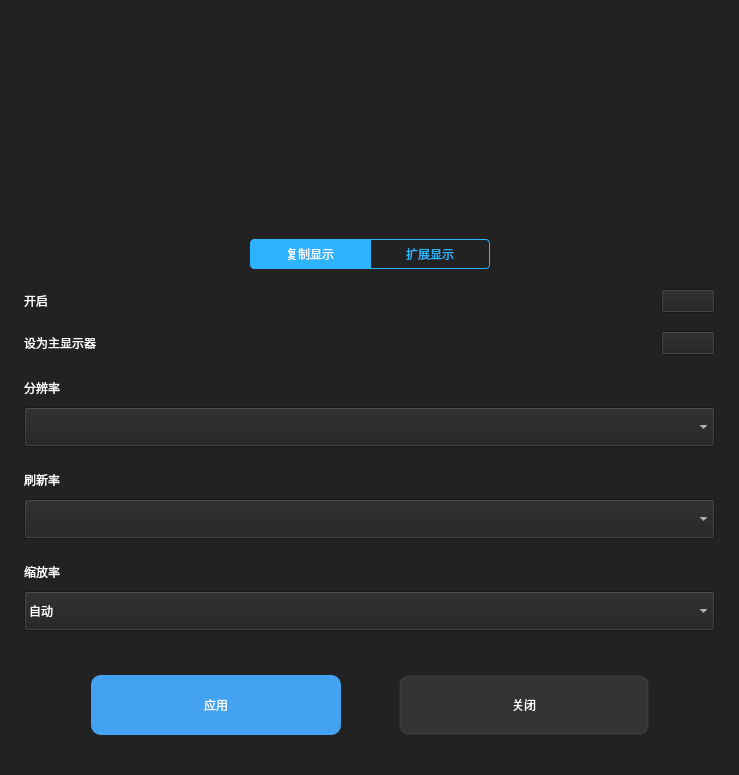
<?xml version="1.0" encoding="UTF-8"?>
<ui version="4.0">
 <class>KiranDisplayConfiguration</class>
 <widget class="QWidget" name="KiranDisplayConfiguration">
  <property name="geometry">
   <rect>
    <x>0</x>
    <y>0</y>
    <width>739</width>
    <height>775</height>
   </rect>
  </property>
  <property name="windowTitle">
   <string>KiranDisplayConfiguration</string>
  </property>
  <property name="styleSheet">
   <string notr="true">QWidget:focus{
outline: none;
}

QWidget{
background-color: #222222;
color: #ffffff;
}


  QWidget:disabled {
      background-color: rgba(255,255,255,5);
	color: rgba(255,255,255,60);
  }
</string>
  </property>
  <layout class="QVBoxLayout" name="verticalLayout" stretch="2,0,5">
   <property name="spacing">
    <number>20</number>
   </property>
   <property name="leftMargin">
    <number>24</number>
   </property>
   <property name="topMargin">
    <number>24</number>
   </property>
   <property name="rightMargin">
    <number>24</number>
   </property>
   <property name="bottomMargin">
    <number>0</number>
   </property>
   <item>
    <widget class="KiranDisplayConfigurationPanel" name="panel" native="true"/>
   </item>
   <item>
    <widget class="QWidget" name="tabBtnWidget" native="true">
     <layout class="QVBoxLayout" name="verticalLayout_12">
      <property name="spacing">
       <number>0</number>
      </property>
      <property name="leftMargin">
       <number>0</number>
      </property>
      <property name="topMargin">
       <number>0</number>
      </property>
      <property name="rightMargin">
       <number>0</number>
      </property>
      <property name="bottomMargin">
       <number>0</number>
      </property>
      <item>
       <layout class="QHBoxLayout" name="horizontalLayout_3">
        <property name="spacing">
         <number>0</number>
        </property>
        <property name="bottomMargin">
         <number>0</number>
        </property>
        <item>
         <spacer name="horizontalSpacer">
          <property name="orientation">
           <enum>Qt::Horizontal</enum>
          </property>
          <property name="sizeHint" stdset="0">
           <size>
            <width>40</width>
            <height>20</height>
           </size>
          </property>
         </spacer>
        </item>
        <item>
         <widget class="QPushButton" name="pushButton_copy_display">
          <property name="minimumSize">
           <size>
            <width>120</width>
            <height>30</height>
           </size>
          </property>
          <property name="maximumSize">
           <size>
            <width>120</width>
            <height>30</height>
           </size>
          </property>
          <property name="styleSheet">
           <string notr="true">
QPushButton {
    border: 1px solid #2eb3ff;
	color: #2eb3ff;
	border-top-left-radius: 4px;
	border-bottom-left-radius: 4px;
  }

  QPushButton:hover {
	background-color: rgb(121, 195, 255);
	color: #ffffff;	
  }
  QPushButton:checked {
      background-color:#2eb3ff;
	 color: #ffffff;	
	 border-top-left-radius: 4px;
 	 border-bottom-left-radius: 4px;
  }
</string>
          </property>
          <property name="text">
           <string>复制显示</string>
          </property>
          <property name="checkable">
           <bool>true</bool>
          </property>
          <property name="checked">
           <bool>true</bool>
          </property>
          <property name="flat">
           <bool>true</bool>
          </property>
         </widget>
        </item>
        <item>
         <widget class="QPushButton" name="pushButton_extend_display">
          <property name="minimumSize">
           <size>
            <width>120</width>
            <height>30</height>
           </size>
          </property>
          <property name="maximumSize">
           <size>
            <width>120</width>
            <height>30</height>
           </size>
          </property>
          <property name="styleSheet">
           <string notr="true">
QPushButton {
    border: 1px solid #2eb3ff;
	color: #2eb3ff;
	border-top-right-radius: 4px;
	border-bottom-right-radius: 4px;
  }

  QPushButton:hover {
	background-color: rgb(121, 195, 255);
	color: #ffffff;	
  }
  QPushButton:checked {
      background-color: #2eb3ff;
	 color: #ffffff;	
	 border-top-right-radius: 4px;
 	 border-bottom-right-radius: 4px;
  }
</string>
          </property>
          <property name="text">
           <string>扩展显示</string>
          </property>
          <property name="checkable">
           <bool>true</bool>
          </property>
         </widget>
        </item>
        <item>
         <spacer name="horizontalSpacer_2">
          <property name="orientation">
           <enum>Qt::Horizontal</enum>
          </property>
          <property name="sizeHint" stdset="0">
           <size>
            <width>40</width>
            <height>20</height>
           </size>
          </property>
         </spacer>
        </item>
       </layout>
      </item>
     </layout>
    </widget>
   </item>
   <item>
    <widget class="QScrollArea" name="scrollArea">
     <property name="styleSheet">
      <string notr="true">
  QScrollBar:vertical {
      border: 0px solid grey;
      background: rgba(255,255,255,10);
      width: 6px;
      margin: 20px 0px 20px 0px;
  }
  QScrollBar::handle:vertical {
      background: rgba(255,255,255,30);
      min-height: 20px;
  }
  QScrollBar::add-line:vertical {
      border: 0px solid grey;
      background: #32CC99;
      height: 0px;
      subcontrol-position: right;
      subcontrol-origin: margin;
  }

  QScrollBar::sub-line:vertical {
      border: 0px solid grey;
      background: #32CC99;
      height: 0px;
      subcontrol-position: left;
      subcontrol-origin: margin;
  }

  QScrollBar:horizontal {
      border: 0px solid grey;
      background: rgba(255,255,255,10);
      height: 6px;
      margin: 0px 20px 0 20px;
  }
  QScrollBar::handle:horizontal {
      background: rgba(255,255,255,30);
      min-width: 20px;
  }
  QScrollBar::add-line:horizontal {
      border: 0px solid grey;
      width: 0px;
      subcontrol-position: right;
      subcontrol-origin: margin;
  }

  QScrollBar::sub-line:horizontal {
      border: 0px solid grey;
      width: 0px;
      subcontrol-position: left;
      subcontrol-origin: margin;
  }</string>
     </property>
     <property name="frameShape">
      <enum>QFrame::NoFrame</enum>
     </property>
     <property name="sizeAdjustPolicy">
      <enum>QAbstractScrollArea::AdjustToContents</enum>
     </property>
     <property name="widgetResizable">
      <bool>true</bool>
     </property>
     <widget class="QWidget" name="scrollAreaWidgetContents">
      <property name="geometry">
       <rect>
        <x>0</x>
        <y>0</y>
        <width>685</width>
        <height>503</height>
       </rect>
      </property>
      <property name="sizePolicy">
       <sizepolicy hsizetype="Preferred" vsizetype="Expanding">
        <horstretch>0</horstretch>
        <verstretch>0</verstretch>
       </sizepolicy>
      </property>
      <property name="styleSheet">
       <string notr="true"/>
      </property>
      <layout class="QVBoxLayout" name="verticalLayout_10">
       <property name="spacing">
        <number>0</number>
       </property>
       <property name="leftMargin">
        <number>0</number>
       </property>
       <property name="topMargin">
        <number>0</number>
       </property>
       <property name="rightMargin">
        <number>0</number>
       </property>
       <property name="bottomMargin">
        <number>0</number>
       </property>
       <item>
        <widget class="QStackedWidget" name="stackedWidget">
         <property name="currentIndex">
          <number>1</number>
         </property>
         <widget class="QWidget" name="stackedWidgetPage1">
          <layout class="QVBoxLayout" name="verticalLayout_2">
           <property name="spacing">
            <number>24</number>
           </property>
           <property name="leftMargin">
            <number>0</number>
           </property>
           <property name="topMargin">
            <number>4</number>
           </property>
           <property name="rightMargin">
            <number>0</number>
           </property>
           <property name="bottomMargin">
            <number>0</number>
           </property>
           <item>
            <layout class="QVBoxLayout" name="verticalLayout_7">
             <property name="spacing">
              <number>10</number>
             </property>
             <item>
              <widget class="QLabel" name="label">
               <property name="text">
                <string>分辨率</string>
               </property>
              </widget>
             </item>
             <item>
              <widget class="KiranComboBox" name="comboBox_resolving">
               <property name="minimumSize">
                <size>
                 <width>0</width>
                 <height>40</height>
                </size>
               </property>
               <property name="maximumSize">
                <size>
                 <width>16777215</width>
                 <height>40</height>
                </size>
               </property>
              </widget>
             </item>
            </layout>
           </item>
           <item>
            <layout class="QVBoxLayout" name="verticalLayout_8">
             <property name="spacing">
              <number>10</number>
             </property>
             <item>
              <widget class="QLabel" name="label_2">
               <property name="text">
                <string>刷新率</string>
               </property>
              </widget>
             </item>
             <item>
              <widget class="KiranComboBox" name="comboBox_refreshRate">
               <property name="minimumSize">
                <size>
                 <width>0</width>
                 <height>40</height>
                </size>
               </property>
               <property name="maximumSize">
                <size>
                 <width>16777215</width>
                 <height>40</height>
                </size>
               </property>
              </widget>
             </item>
            </layout>
           </item>
           <item>
            <layout class="QVBoxLayout" name="verticalLayout_9">
             <property name="spacing">
              <number>10</number>
             </property>
             <item>
              <widget class="QLabel" name="label_3">
               <property name="text">
                <string>缩放率</string>
               </property>
              </widget>
             </item>
             <item>
              <widget class="KiranComboBox" name="comboBox_windowScalingFactor">
               <property name="minimumSize">
                <size>
                 <width>0</width>
                 <height>40</height>
                </size>
               </property>
               <property name="maximumSize">
                <size>
                 <width>16777215</width>
                 <height>40</height>
                </size>
               </property>
               <item>
                <property name="text">
                 <string>自动</string>
                </property>
               </item>
               <item>
                <property name="text">
                 <string>100% (推荐)</string>
                </property>
               </item>
               <item>
                <property name="text">
                 <string>200%</string>
                </property>
               </item>
              </widget>
             </item>
            </layout>
           </item>
           <item>
            <spacer name="verticalSpacer">
             <property name="orientation">
              <enum>Qt::Vertical</enum>
             </property>
             <property name="sizeType">
              <enum>QSizePolicy::Expanding</enum>
             </property>
             <property name="sizeHint" stdset="0">
              <size>
               <width>20</width>
               <height>40</height>
              </size>
             </property>
            </spacer>
           </item>
           <item>
            <layout class="QHBoxLayout" name="horizontalLayout_5">
             <property name="spacing">
              <number>58</number>
             </property>
             <property name="bottomMargin">
              <number>40</number>
             </property>
             <item>
              <spacer name="horizontalSpacer_7">
               <property name="orientation">
                <enum>Qt::Horizontal</enum>
               </property>
               <property name="sizeHint" stdset="0">
                <size>
                 <width>40</width>
                 <height>20</height>
                </size>
               </property>
              </spacer>
             </item>
             <item>
              <widget class="QPushButton" name="pushButton_ok">
               <property name="minimumSize">
                <size>
                 <width>250</width>
                 <height>60</height>
                </size>
               </property>
               <property name="maximumSize">
                <size>
                 <width>250</width>
                 <height>60</height>
                </size>
               </property>
               <property name="styleSheet">
                <string notr="true">QPushButton {
      border-radius:10px;
	background-color: rgb(67, 163, 242);
  }

  QPushButton:hover {
	background-color: rgb(121, 195, 255);
  }
  QPushButton:pressed {
      background-color: rgb(21, 104, 173);
  }

  QPushButton:disabled {
      background-color: rgba(255,255,255,5);
	color: rgba(255,255,255,60);
  }

</string>
               </property>
               <property name="text">
                <string>应用</string>
               </property>
              </widget>
             </item>
             <item>
              <widget class="QPushButton" name="pushButton_cancel">
               <property name="minimumSize">
                <size>
                 <width>250</width>
                 <height>60</height>
                </size>
               </property>
               <property name="maximumSize">
                <size>
                 <width>250</width>
                 <height>60</height>
                </size>
               </property>
               <property name="styleSheet">
                <string notr="true">QPushButton {
border-radius:10px;
background-color: rgba(255, 255, 255, 20);
border: 2px solid rgba(255, 255, 255, 10);
  }
  QPushButton:hover {
border-radius:10px;
background-color: rgba(255, 255, 255, 30);
border: 2px solid rgba(67, 163, 242,10);
  }
  QPushButton:pressed {
border-radius:10px;
background-color: rgba(255, 255, 255, 10);
border: 2px solid rgba(255, 255, 255, 20);
  }</string>
               </property>
               <property name="text">
                <string>取消</string>
               </property>
              </widget>
             </item>
             <item>
              <spacer name="horizontalSpacer_8">
               <property name="orientation">
                <enum>Qt::Horizontal</enum>
               </property>
               <property name="sizeHint" stdset="0">
                <size>
                 <width>40</width>
                 <height>20</height>
                </size>
               </property>
              </spacer>
             </item>
            </layout>
           </item>
          </layout>
         </widget>
         <widget class="QWidget" name="stackedWidgetPage2">
          <layout class="QVBoxLayout" name="verticalLayout_3">
           <property name="spacing">
            <number>24</number>
           </property>
           <property name="leftMargin">
            <number>0</number>
           </property>
           <property name="topMargin">
            <number>0</number>
           </property>
           <property name="rightMargin">
            <number>0</number>
           </property>
           <property name="bottomMargin">
            <number>0</number>
           </property>
           <item>
            <layout class="QVBoxLayout" name="verticalLayout_11">
             <property name="spacing">
              <number>18</number>
             </property>
             <item>
              <layout class="QHBoxLayout" name="horizontalLayout_2">
               <item>
                <widget class="QLabel" name="label_7">
                 <property name="text">
                  <string>开启</string>
                 </property>
                </widget>
               </item>
               <item>
                <spacer name="horizontalSpacer_3">
                 <property name="orientation">
                  <enum>Qt::Horizontal</enum>
                 </property>
                 <property name="sizeHint" stdset="0">
                  <size>
                   <width>40</width>
                   <height>20</height>
                  </size>
                 </property>
                </spacer>
               </item>
               <item>
                <widget class="QPushButton" name="pushButton_enabled">
                 <property name="minimumSize">
                  <size>
                   <width>54</width>
                   <height>24</height>
                  </size>
                 </property>
                 <property name="maximumSize">
                  <size>
                   <width>54</width>
                   <height>24</height>
                  </size>
                 </property>
                 <property name="styleSheet">
                  <string notr="true">QPushButton{ border-image:url(://images/close_btn.png) ;}

  QPushButton:checked {
       border-image: url(://images/open_btn.png);
  }

  QPushButton:checked:disabled {
       border-image: url(://images/open_btn_disable.png);
  }

  QPushButton:disabled {
       border-image: url(://images/close_btn_disable.png);
  }</string>
                 </property>
                 <property name="text">
                  <string/>
                 </property>
                 <property name="checkable">
                  <bool>true</bool>
                 </property>
                </widget>
               </item>
              </layout>
             </item>
             <item>
              <layout class="QHBoxLayout" name="horizontalLayout_4">
               <item>
                <widget class="QLabel" name="label_8">
                 <property name="text">
                  <string>设为主显示器</string>
                 </property>
                </widget>
               </item>
               <item>
                <spacer name="horizontalSpacer_4">
                 <property name="orientation">
                  <enum>Qt::Horizontal</enum>
                 </property>
                 <property name="sizeHint" stdset="0">
                  <size>
                   <width>40</width>
                   <height>20</height>
                  </size>
                 </property>
                </spacer>
               </item>
               <item>
                <widget class="QPushButton" name="pushButton_extra_primary">
                 <property name="enabled">
                  <bool>true</bool>
                 </property>
                 <property name="minimumSize">
                  <size>
                   <width>54</width>
                   <height>24</height>
                  </size>
                 </property>
                 <property name="maximumSize">
                  <size>
                   <width>54</width>
                   <height>24</height>
                  </size>
                 </property>
                 <property name="styleSheet">
                  <string notr="true">QPushButton{ border-image:url(://images/close_btn.png) ;}

  QPushButton:checked {
       border-image: url(://images/open_btn.png);
  }
  QPushButton:checked:disabled {
       border-image: url(://images/open_btn_disable.png);
  }

  QPushButton:disabled {
       border-image: url(://images/close_btn_disable.png);
  }</string>
                 </property>
                 <property name="text">
                  <string/>
                 </property>
                 <property name="checkable">
                  <bool>true</bool>
                 </property>
                </widget>
               </item>
              </layout>
             </item>
            </layout>
           </item>
           <item>
            <layout class="QVBoxLayout" name="verticalLayout_4">
             <property name="spacing">
              <number>10</number>
             </property>
             <item>
              <widget class="QLabel" name="label_4">
               <property name="text">
                <string>分辨率</string>
               </property>
              </widget>
             </item>
             <item>
              <widget class="KiranComboBox" name="comboBox_extra_resolving">
               <property name="minimumSize">
                <size>
                 <width>0</width>
                 <height>40</height>
                </size>
               </property>
               <property name="maximumSize">
                <size>
                 <width>16777215</width>
                 <height>40</height>
                </size>
               </property>
              </widget>
             </item>
            </layout>
           </item>
           <item>
            <layout class="QVBoxLayout" name="verticalLayout_5">
             <property name="spacing">
              <number>10</number>
             </property>
             <item>
              <widget class="QLabel" name="label_5">
               <property name="text">
                <string>刷新率</string>
               </property>
              </widget>
             </item>
             <item>
              <widget class="KiranComboBox" name="comboBox_extra_refreshRate">
               <property name="minimumSize">
                <size>
                 <width>0</width>
                 <height>40</height>
                </size>
               </property>
               <property name="maximumSize">
                <size>
                 <width>16777215</width>
                 <height>40</height>
                </size>
               </property>
              </widget>
             </item>
            </layout>
           </item>
           <item>
            <layout class="QVBoxLayout" name="verticalLayout_6">
             <property name="spacing">
              <number>10</number>
             </property>
             <item>
              <widget class="QLabel" name="label_6">
               <property name="text">
                <string>缩放率</string>
               </property>
              </widget>
             </item>
             <item>
              <widget class="KiranComboBox" name="comboBox_extra_windowScalingFactor">
               <property name="minimumSize">
                <size>
                 <width>0</width>
                 <height>40</height>
                </size>
               </property>
               <property name="maximumSize">
                <size>
                 <width>16777215</width>
                 <height>40</height>
                </size>
               </property>
               <item>
                <property name="text">
                 <string>自动</string>
                </property>
               </item>
               <item>
                <property name="text">
                 <string>100% (推荐)</string>
                </property>
               </item>
               <item>
                <property name="text">
                 <string>200%</string>
                </property>
               </item>
              </widget>
             </item>
            </layout>
           </item>
           <item>
            <spacer name="verticalSpacer_2">
             <property name="orientation">
              <enum>Qt::Vertical</enum>
             </property>
             <property name="sizeHint" stdset="0">
              <size>
               <width>20</width>
               <height>40</height>
              </size>
             </property>
            </spacer>
           </item>
           <item>
            <layout class="QHBoxLayout" name="horizontalLayout">
             <property name="spacing">
              <number>58</number>
             </property>
             <property name="bottomMargin">
              <number>40</number>
             </property>
             <item>
              <spacer name="horizontalSpacer_5">
               <property name="orientation">
                <enum>Qt::Horizontal</enum>
               </property>
               <property name="sizeHint" stdset="0">
                <size>
                 <width>40</width>
                 <height>20</height>
                </size>
               </property>
              </spacer>
             </item>
             <item>
              <widget class="QPushButton" name="pushButton_extra_ok">
               <property name="minimumSize">
                <size>
                 <width>250</width>
                 <height>60</height>
                </size>
               </property>
               <property name="maximumSize">
                <size>
                 <width>250</width>
                 <height>60</height>
                </size>
               </property>
               <property name="styleSheet">
                <string notr="true">QPushButton {
      border-radius:10px;
	background-color: rgb(67, 163, 242);
  }

  QPushButton:hover {
	background-color: rgb(121, 195, 255);
  }
  QPushButton:pressed {
      background-color: rgb(21, 104, 173);
  }

  QPushButton:disabled {
      background-color: rgba(255,255,255,5);
	color: rgba(255,255,255,60);
  }

</string>
               </property>
               <property name="text">
                <string>应用</string>
               </property>
              </widget>
             </item>
             <item>
              <widget class="QPushButton" name="pushButton_extra_cancel">
               <property name="minimumSize">
                <size>
                 <width>250</width>
                 <height>60</height>
                </size>
               </property>
               <property name="maximumSize">
                <size>
                 <width>250</width>
                 <height>60</height>
                </size>
               </property>
               <property name="styleSheet">
                <string notr="true">QPushButton {
border-radius:10px;
background-color: rgba(255, 255, 255, 20);
border: 2px solid rgba(255, 255, 255, 10);
  }
  QPushButton:hover {
border-radius:10px;
background-color: rgba(255, 255, 255, 30);
border: 2px solid rgba(67, 163, 242,10);
  }
  QPushButton:pressed {
border-radius:10px;
background-color: rgba(255, 255, 255, 10);
border: 2px solid rgba(255, 255, 255, 20);
  }</string>
               </property>
               <property name="text">
                <string>关闭</string>
               </property>
              </widget>
             </item>
             <item>
              <spacer name="horizontalSpacer_6">
               <property name="orientation">
                <enum>Qt::Horizontal</enum>
               </property>
               <property name="sizeHint" stdset="0">
                <size>
                 <width>40</width>
                 <height>20</height>
                </size>
               </property>
              </spacer>
             </item>
            </layout>
           </item>
          </layout>
         </widget>
        </widget>
       </item>
      </layout>
     </widget>
    </widget>
   </item>
  </layout>
 </widget>
 <layoutdefault spacing="6" margin="11"/>
 <customwidgets>
  <customwidget>
   <class>KiranDisplayConfigurationPanel</class>
   <extends>QWidget</extends>
   <header>kiran-display-configuration-panel.h</header>
   <container>1</container>
  </customwidget>
  <customwidget>
   <class>KiranComboBox</class>
   <extends>QComboBox</extends>
   <header>kiran-combobox.h</header>
  </customwidget>
 </customwidgets>
 <resources/>
 <connections/>
</ui>
